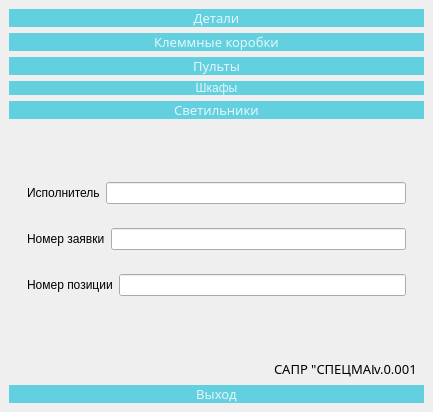
<?xml version="1.0" encoding="UTF-8"?>
<ui version="4.0">
 <class>WelcomeWindow</class>
 <widget class="QMainWindow" name="WelcomeWindow">
  <property name="geometry">
   <rect>
    <x>0</x>
    <y>0</y>
    <width>433</width>
    <height>412</height>
   </rect>
  </property>
  <property name="sizePolicy">
   <sizepolicy hsizetype="Fixed" vsizetype="Fixed">
    <horstretch>0</horstretch>
    <verstretch>0</verstretch>
   </sizepolicy>
  </property>
  <property name="windowTitle">
   <string>MainWindow</string>
  </property>
  <widget class="QWidget" name="centralwidget">
   <property name="sizePolicy">
    <sizepolicy hsizetype="Expanding" vsizetype="Expanding">
     <horstretch>0</horstretch>
     <verstretch>0</verstretch>
    </sizepolicy>
   </property>
   <layout class="QVBoxLayout" name="verticalLayout_2">
    <item>
     <layout class="QVBoxLayout" name="verticalLayout_pushButtons">
      <item>
       <widget class="QPushButton" name="details_pushButton">
        <property name="enabled">
         <bool>true</bool>
        </property>
        <property name="sizePolicy">
         <sizepolicy hsizetype="Expanding" vsizetype="Fixed">
          <horstretch>0</horstretch>
          <verstretch>0</verstretch>
         </sizepolicy>
        </property>
        <property name="font">
         <font>
          <family>Formular</family>
          <pointsize>10</pointsize>
          <weight>50</weight>
          <italic>false</italic>
          <bold>false</bold>
          <kerning>true</kerning>
         </font>
        </property>
        <property name="focusPolicy">
         <enum>Qt::NoFocus</enum>
        </property>
        <property name="styleSheet">
         <string notr="true">QPushButton#junction_boxes_pushButton, #exit_pushButton, #details_pushButton, #remote_controls_pushButton, #power_box_pushButton, #fixtures_pushButton {
background-color: rgb(98, 208, 223);
color:rgba(255,255,255,210);
font: 10pt &quot;Formular&quot;;
border-radius:10px;
}

QPushButton#junction_boxes_pushButton:hover, #exit_pushButton:hover, #details_pushButton:hover, #remote_controls_pushButton:hover, power_box_pushButton:hover, #fixtures_pushButton:hover {
background-color: rgb(255, 131, 0);
border-radius:10px;
}</string>
        </property>
        <property name="text">
         <string>Детали</string>
        </property>
       </widget>
      </item>
      <item>
       <widget class="QPushButton" name="junction_boxes_pushButton">
        <property name="enabled">
         <bool>true</bool>
        </property>
        <property name="sizePolicy">
         <sizepolicy hsizetype="Expanding" vsizetype="Fixed">
          <horstretch>0</horstretch>
          <verstretch>0</verstretch>
         </sizepolicy>
        </property>
        <property name="font">
         <font>
          <family>Formular</family>
          <pointsize>10</pointsize>
          <weight>50</weight>
          <italic>false</italic>
          <bold>false</bold>
         </font>
        </property>
        <property name="layoutDirection">
         <enum>Qt::LeftToRight</enum>
        </property>
        <property name="styleSheet">
         <string notr="true">QPushButton#junction_boxes_pushButton, #exit_pushButton, #details_pushButton, #remote_controls_pushButton, #power_box_pushButton, #fixtures_pushButton {
background-color: rgb(98, 208, 223);
color:rgba(255,255,255,210);
font: 10pt &quot;Formular&quot;;
border-radius:10px;
}

QPushButton#junction_boxes_pushButton:hover, #exit_pushButton:hover, #details_pushButton:hover, #remote_controls_pushButton:hover, power_box_pushButton:hover, #fixtures_pushButton:hover {
background-color: rgb(255, 131, 0);
border-radius:10px;
}</string>
        </property>
        <property name="text">
         <string>Клеммные коробки</string>
        </property>
        <property name="iconSize">
         <size>
          <width>30</width>
          <height>30</height>
         </size>
        </property>
       </widget>
      </item>
      <item>
       <widget class="QPushButton" name="remote_controls_pushButton">
        <property name="enabled">
         <bool>true</bool>
        </property>
        <property name="sizePolicy">
         <sizepolicy hsizetype="Expanding" vsizetype="Fixed">
          <horstretch>0</horstretch>
          <verstretch>0</verstretch>
         </sizepolicy>
        </property>
        <property name="font">
         <font>
          <family>Formular</family>
          <pointsize>10</pointsize>
          <weight>50</weight>
          <italic>false</italic>
          <bold>false</bold>
          <kerning>true</kerning>
         </font>
        </property>
        <property name="focusPolicy">
         <enum>Qt::NoFocus</enum>
        </property>
        <property name="styleSheet">
         <string notr="true">QPushButton#junction_boxes_pushButton, #exit_pushButton, #details_pushButton, #remote_controls_pushButton, #power_box_pushButton, #fixtures_pushButton {
background-color: rgb(98, 208, 223);
color:rgba(255,255,255,210);
font: 10pt &quot;Formular&quot;;
border-radius:10px;
}

QPushButton#junction_boxes_pushButton:hover, #exit_pushButton:hover, #details_pushButton:hover, #remote_controls_pushButton:hover, power_box_pushButton:hover, #fixtures_pushButton:hover {
background-color: rgb(255, 131, 0);
border-radius:10px;
}</string>
        </property>
        <property name="text">
         <string>Пульты</string>
        </property>
       </widget>
      </item>
      <item>
       <widget class="QPushButton" name="panel_pushButton">
        <property name="styleSheet">
         <string notr="true">QPushButton#junction_boxes_pushButton, #exit_pushButton, #details_pushButton, #remote_controls_pushButton, #power_box_pushButton, #fixtures_pushButton,#panel_pushButton {
background-color: rgb(98, 208, 223);
color:rgba(255,255,255,210);
font: 10pt &quot;Formular&quot;;
border-radius:10px;
}

QPushButton#junction_boxes_pushButton:hover, #exit_pushButton:hover, #details_pushButton:hover, #remote_controls_pushButton:hover, power_box_pushButton:hover, #fixtures_pushButton:hover,
#panel_pushButton:hover {
background-color: rgb(255, 131, 0);
border-radius:10px;
}</string>
        </property>
        <property name="text">
         <string>Шкафы</string>
        </property>
       </widget>
      </item>
      <item>
       <widget class="QPushButton" name="fixtures_pushButton">
        <property name="enabled">
         <bool>true</bool>
        </property>
        <property name="sizePolicy">
         <sizepolicy hsizetype="Expanding" vsizetype="Fixed">
          <horstretch>0</horstretch>
          <verstretch>0</verstretch>
         </sizepolicy>
        </property>
        <property name="font">
         <font>
          <family>Formular</family>
          <pointsize>10</pointsize>
          <weight>50</weight>
          <italic>false</italic>
          <bold>false</bold>
         </font>
        </property>
        <property name="styleSheet">
         <string notr="true">QPushButton#junction_boxes_pushButton, #exit_pushButton, #details_pushButton, #remote_controls_pushButton, #power_box_pushButton, #fixtures_pushButton {
background-color: rgb(98, 208, 223);
color:rgba(255,255,255,210);
font: 10pt &quot;Formular&quot;;
border-radius:10px;
}

QPushButton#junction_boxes_pushButton:hover, #exit_pushButton:hover, #details_pushButton:hover, #remote_controls_pushButton:hover, power_box_pushButton:hover, #fixtures_pushButton:hover {
background-color: rgb(255, 131, 0);
border-radius:10px;
}</string>
        </property>
        <property name="text">
         <string>Светильники</string>
        </property>
       </widget>
      </item>
     </layout>
    </item>
    <item>
     <spacer name="verticalSpacer_2">
      <property name="orientation">
       <enum>Qt::Vertical</enum>
      </property>
      <property name="sizeHint" stdset="0">
       <size>
        <width>20</width>
        <height>30</height>
       </size>
      </property>
     </spacer>
    </item>
    <item>
     <widget class="QWidget" name="authentication_QWidget" native="true">
      <layout class="QVBoxLayout" name="verticalLayout_3">
       <item>
        <widget class="QWidget" name="username_QWidget" native="true">
         <layout class="QHBoxLayout" name="horizontalLayout">
          <item>
           <widget class="QLabel" name="username_QLabel">
            <property name="sizePolicy">
             <sizepolicy hsizetype="Fixed" vsizetype="Minimum">
              <horstretch>0</horstretch>
              <verstretch>0</verstretch>
             </sizepolicy>
            </property>
            <property name="maximumSize">
             <size>
              <width>120</width>
              <height>120</height>
             </size>
            </property>
            <property name="text">
             <string>Исполнитель</string>
            </property>
           </widget>
          </item>
          <item>
           <widget class="QLineEdit" name="username_QLineEdit">
            <property name="maximumSize">
             <size>
              <width>300</width>
              <height>100</height>
             </size>
            </property>
            <property name="maxLength">
             <number>100</number>
            </property>
           </widget>
          </item>
         </layout>
        </widget>
       </item>
       <item>
        <widget class="QWidget" name="number_task_QWidget" native="true">
         <layout class="QHBoxLayout" name="horizontalLayout_3">
          <item>
           <widget class="QLabel" name="number_task_TEXT">
            <property name="sizePolicy">
             <sizepolicy hsizetype="Fixed" vsizetype="Fixed">
              <horstretch>0</horstretch>
              <verstretch>0</verstretch>
             </sizepolicy>
            </property>
            <property name="maximumSize">
             <size>
              <width>120</width>
              <height>16777215</height>
             </size>
            </property>
            <property name="text">
             <string>Номер заявки</string>
            </property>
           </widget>
          </item>
          <item>
           <widget class="QLineEdit" name="number_task_QLineEdit">
            <property name="maximumSize">
             <size>
              <width>300</width>
              <height>16777215</height>
             </size>
            </property>
           </widget>
          </item>
         </layout>
        </widget>
       </item>
       <item>
        <widget class="QWidget" name="position_number_QWidget" native="true">
         <layout class="QHBoxLayout" name="horizontalLayout_5">
          <item>
           <widget class="QLabel" name="position_number_QLabel">
            <property name="sizePolicy">
             <sizepolicy hsizetype="Fixed" vsizetype="Fixed">
              <horstretch>0</horstretch>
              <verstretch>0</verstretch>
             </sizepolicy>
            </property>
            <property name="maximumSize">
             <size>
              <width>120</width>
              <height>16777215</height>
             </size>
            </property>
            <property name="text">
             <string>Номер позиции</string>
            </property>
           </widget>
          </item>
          <item>
           <widget class="QLineEdit" name="position_number_QLineEdit">
            <property name="maximumSize">
             <size>
              <width>300</width>
              <height>16777215</height>
             </size>
            </property>
           </widget>
          </item>
         </layout>
        </widget>
       </item>
      </layout>
     </widget>
    </item>
    <item>
     <layout class="QHBoxLayout" name="horizontalLayout_4" stretch="">
      <property name="spacing">
       <number>19</number>
      </property>
      <property name="sizeConstraint">
       <enum>QLayout::SetDefaultConstraint</enum>
      </property>
      <property name="bottomMargin">
       <number>0</number>
      </property>
     </layout>
    </item>
    <item>
     <spacer name="verticalSpacer">
      <property name="orientation">
       <enum>Qt::Vertical</enum>
      </property>
      <property name="sizeHint" stdset="0">
       <size>
        <width>20</width>
        <height>30</height>
       </size>
      </property>
     </spacer>
    </item>
    <item>
     <layout class="QHBoxLayout" name="horizontalLayout_2">
      <property name="spacing">
       <number>0</number>
      </property>
      <property name="sizeConstraint">
       <enum>QLayout::SetNoConstraint</enum>
      </property>
      <property name="leftMargin">
       <number>11</number>
      </property>
      <item>
       <spacer name="horizontalSpacer">
        <property name="orientation">
         <enum>Qt::Horizontal</enum>
        </property>
        <property name="sizeHint" stdset="0">
         <size>
          <width>40</width>
          <height>20</height>
         </size>
        </property>
       </spacer>
      </item>
      <item>
       <widget class="QLabel" name="SAPR_SPECMASH_TEXT">
        <property name="sizePolicy">
         <sizepolicy hsizetype="Expanding" vsizetype="Fixed">
          <horstretch>0</horstretch>
          <verstretch>0</verstretch>
         </sizepolicy>
        </property>
        <property name="maximumSize">
         <size>
          <width>100</width>
          <height>100</height>
         </size>
        </property>
        <property name="font">
         <font>
          <family>GOST type A</family>
          <pointsize>10</pointsize>
         </font>
        </property>
        <property name="text">
         <string>САПР &quot;СПЕЦМАШ&quot; </string>
        </property>
       </widget>
      </item>
      <item>
       <widget class="QLabel" name="SAPR_VER">
        <property name="sizePolicy">
         <sizepolicy hsizetype="Expanding" vsizetype="Fixed">
          <horstretch>0</horstretch>
          <verstretch>0</verstretch>
         </sizepolicy>
        </property>
        <property name="maximumSize">
         <size>
          <width>50</width>
          <height>60</height>
         </size>
        </property>
        <property name="font">
         <font>
          <family>GOST type A</family>
          <pointsize>10</pointsize>
         </font>
        </property>
        <property name="text">
         <string>v.0.001</string>
        </property>
       </widget>
      </item>
     </layout>
    </item>
    <item>
     <widget class="QPushButton" name="exit_pushButton">
      <property name="enabled">
       <bool>true</bool>
      </property>
      <property name="sizePolicy">
       <sizepolicy hsizetype="Fixed" vsizetype="Fixed">
        <horstretch>0</horstretch>
        <verstretch>0</verstretch>
       </sizepolicy>
      </property>
      <property name="maximumSize">
       <size>
        <width>100000</width>
        <height>16777215</height>
       </size>
      </property>
      <property name="font">
       <font>
        <family>Formular</family>
        <pointsize>10</pointsize>
        <weight>50</weight>
        <italic>false</italic>
        <bold>false</bold>
       </font>
      </property>
      <property name="focusPolicy">
       <enum>Qt::StrongFocus</enum>
      </property>
      <property name="layoutDirection">
       <enum>Qt::RightToLeft</enum>
      </property>
      <property name="styleSheet">
       <string notr="true">QPushButton#junction_boxes_pushButton, #exit_pushButton, #details_pushButton, #remote_controls_pushButton, #power_box_pushButton, #fixtures_pushButton {
background-color: rgb(98, 208, 223);
color:rgba(255,255,255,210);
font: 10pt &quot;Formular&quot;;
border-radius:10px;
}

QPushButton#junction_boxes_pushButton:hover, #exit_pushButton:hover, #details_pushButton:hover, #remote_controls_pushButton:hover, power_box_pushButton:hover, #fixtures_pushButton:hover {
background-color: rgb(255, 131, 0);
border-radius:10px;
}</string>
      </property>
      <property name="text">
       <string>Выход</string>
      </property>
      <property name="iconSize">
       <size>
        <width>50</width>
        <height>50</height>
       </size>
      </property>
      <property name="autoDefault">
       <bool>false</bool>
      </property>
     </widget>
    </item>
   </layout>
  </widget>
 </widget>
 <resources/>
 <connections/>
</ui>
